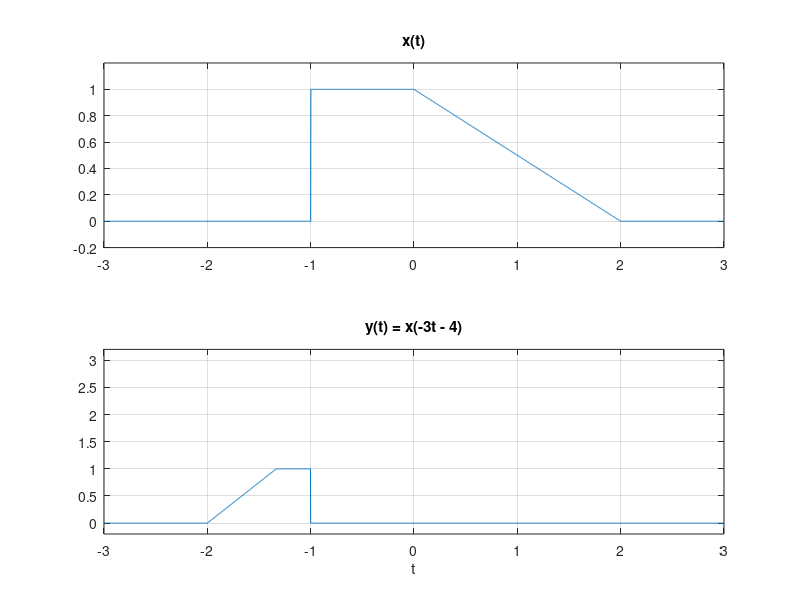

Source code (MATLAB): (Note: this script raises an error after producing the figure.)
% Signals and Systems — Transformations of the Independent Variable
%title: Shift, Scale and Reverse Time
%ar-title: الإزاحة والتحجيم والانعكاس في الزمن
%lesson: ss-ch1-5
%course: signals-systems

%% The signal as a function
%ar: نكتب x(t) دالة مجهولة: 1 على (−1, 0)، و 1 − 0.5t على (0, 2)، وصفر غير ذلك. الشروط المنطقية (t >= 0) تعطي 1 أو 0.
x = @(t) 1.*(t > -1 & t < 0) + (1 - 0.5*t).*(t >= 0 & t < 2);

%% y(t) = x(-3t - 4)
%ar: لا نحتاج حسابًا يدويًا: نعوّض −3t − 4 مكان t في الدالة. MATLAB يحسب القيم مباشرة.
t = linspace(-3, 3, 3001);
y = x(-3*t - 4);
subplot(2,1,1); plot(t, x(t)); grid on; title('x(t)'); ylim([-0.2 1.2])
subplot(2,1,2); plot(t, y); grid on; title('y(t) = x(-3t - 4)'); xlabel('t'); ylim([-0.2 3.2])
fprintf('y is non-zero for t in (%.4f, %.4f)\n', min(t(y > 0)), max(t(y > 0)))
%check: abs(y(t == 0) - 0) < 1e-12

%% Check one point by hand
%ar: عند t = −1.5: −3(−1.5) − 4 = 0.5، و x(0.5) = 1 − 0.25 = 0.75. نطابق.
fprintf('y(-1.5) = %.4f, x(0.5) = %.4f\n', x(-3*(-1.5) - 4), x(0.5))
%check: abs(x(-3*(-1.5) - 4) - 0.75) < 1e-12

%%! Project idea: a transformation playground
%ar: مشروع: دالة تأخذ أي x(t) وثلاثة أرقام (a, t0, عكس أم لا) وترسم الأصل والمحوّل معًا. جرب سرعة الصوت المضاعفة (a = 2) في تسجيل صوتي: يقصر الزمن ويرتفع التردد.
show_transform(x, 2, 1); show_transform(x, 0.5, -1);

function show_transform(x, a, t0)
    t = linspace(-6, 6, 2001);
    figure; plot(t, x(t), t, x(a*t - t0), '--'); grid on
    legend('x(t)', sprintf('x(%gt %+g)', a, -t0)); xlabel('t'); title('Time scaling and shifting')
end
